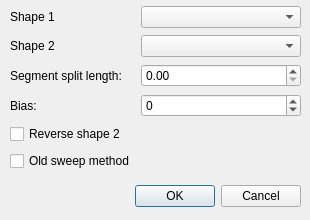
<?xml version="1.0" encoding="UTF-8"?>
<ui version="4.0">
 <class>CovererUI</class>
 <widget class="QDialog" name="CovererUI">
  <property name="geometry">
   <rect>
    <x>0</x>
    <y>0</y>
    <width>310</width>
    <height>220</height>
   </rect>
  </property>
  <property name="minimumSize">
   <size>
    <width>310</width>
    <height>220</height>
   </size>
  </property>
  <property name="maximumSize">
   <size>
    <width>10000</width>
    <height>10000</height>
   </size>
  </property>
  <property name="windowTitle">
   <string>Coverer</string>
  </property>
  <widget class="QDialogButtonBox" name="buttonBox">
   <property name="geometry">
    <rect>
     <x>40</x>
     <y>180</y>
     <width>261</width>
     <height>32</height>
    </rect>
   </property>
   <property name="orientation">
    <enum>Qt::Horizontal</enum>
   </property>
   <property name="standardButtons">
    <set>QDialogButtonBox::Cancel|QDialogButtonBox::Ok</set>
   </property>
  </widget>
  <widget class="QWidget" name="gridLayoutWidget">
   <property name="geometry">
    <rect>
     <x>10</x>
     <y>5</y>
     <width>291</width>
     <height>171</height>
    </rect>
   </property>
   <layout class="QGridLayout" name="gridLayout" columnstretch="0,1">
    <item row="0" column="0">
     <widget class="QLabel" name="label">
      <property name="text">
       <string>Shape 1</string>
      </property>
     </widget>
    </item>
    <item row="1" column="0">
     <widget class="QLabel" name="label_2">
      <property name="text">
       <string>Shape 2</string>
      </property>
     </widget>
    </item>
    <item row="1" column="1">
     <widget class="QComboBox" name="cmb_col2"/>
    </item>
    <item row="0" column="1">
     <widget class="QComboBox" name="cmb_col1"/>
    </item>
    <item row="2" column="0">
     <widget class="QLabel" name="label_3">
      <property name="text">
       <string>Segment split length:</string>
      </property>
     </widget>
    </item>
    <item row="3" column="0">
     <widget class="QLabel" name="label_4">
      <property name="text">
       <string>Bias:</string>
      </property>
     </widget>
    </item>
    <item row="2" column="1">
     <widget class="QDoubleSpinBox" name="dsb_segsplit">
      <property name="maximum">
       <double>10000.000000000000000</double>
      </property>
     </widget>
    </item>
    <item row="3" column="1">
     <widget class="QSpinBox" name="sb_bias">
      <property name="minimum">
       <number>-100</number>
      </property>
      <property name="maximum">
       <number>100</number>
      </property>
     </widget>
    </item>
    <item row="4" column="0">
     <widget class="QCheckBox" name="cb_reverse">
      <property name="text">
       <string>Reverse shape 2</string>
      </property>
     </widget>
    </item>
    <item row="5" column="0">
     <widget class="QCheckBox" name="cb_oldsweep">
      <property name="text">
       <string>Old sweep method</string>
      </property>
     </widget>
    </item>
   </layout>
  </widget>
 </widget>
 <resources/>
 <connections>
  <connection>
   <sender>buttonBox</sender>
   <signal>accepted()</signal>
   <receiver>CovererUI</receiver>
   <slot>accept()</slot>
   <hints>
    <hint type="sourcelabel">
     <x>248</x>
     <y>254</y>
    </hint>
    <hint type="destinationlabel">
     <x>157</x>
     <y>274</y>
    </hint>
   </hints>
  </connection>
  <connection>
   <sender>buttonBox</sender>
   <signal>rejected()</signal>
   <receiver>CovererUI</receiver>
   <slot>reject()</slot>
   <hints>
    <hint type="sourcelabel">
     <x>316</x>
     <y>260</y>
    </hint>
    <hint type="destinationlabel">
     <x>286</x>
     <y>274</y>
    </hint>
   </hints>
  </connection>
 </connections>
</ui>
